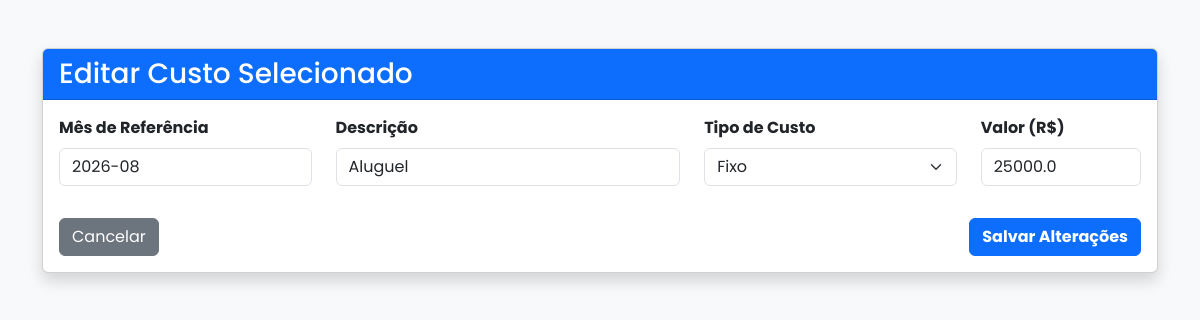
The app's page /editar_custo/1, older data.
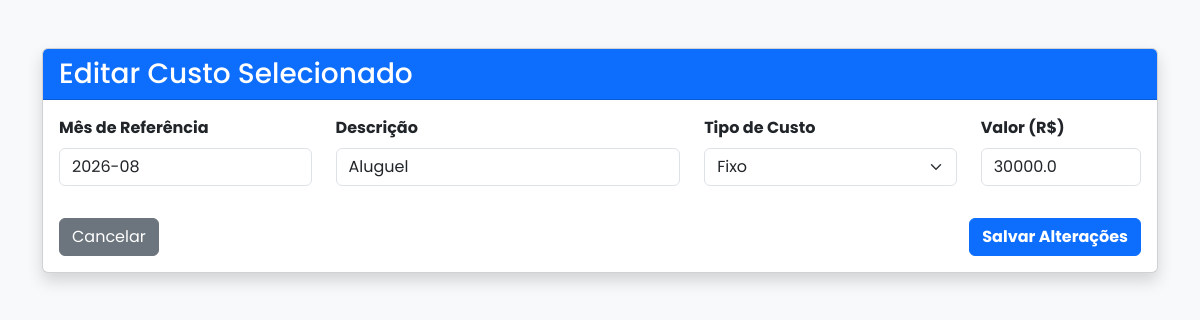
The same page, newer data.
### app.py (models this page shows)
class CustoCD(db.Model):
    id = db.Column(db.Integer, primary_key=True)
    cd_id = db.Column(db.Integer, db.ForeignKey('centro_distribuicao.id'), nullable=False)
    mes_referencia = db.Column(db.String(7), nullable=False)  # Ex: "2026-08"
    descricao_item = db.Column(db.String(150), nullable=False) # Ex: Aluguel, Fita Stretch
    tipo_custo = db.Column(db.String(50), nullable=False)      # Fixo, Variável ou Mão de Obra
    valor = db.Column(db.Float, nullable=False)

### app.py (the view, shortened to what this page needs)
@app.route('/editar_custo/<int:custo_id>', methods=['GET', 'POST'])
def editar_custo(custo_id):
    custo_atual = CustoCD.query.get_or_404(custo_id)
    return render_template('editar_custo.html', custo=custo_atual)

### templates/editar_custo.html (shortened to what this page needs)
<!DOCTYPE html>
<html lang="pt-br">
<head>
    <link href="https://cdn.jsdelivr.net/npm/bootstrap@5.3.0/dist/css/bootstrap.min.css" rel="stylesheet">
    <link rel="stylesheet" href="{{ url_for('static', filename='css/style.css') }}">
</head>
<body class="bg-light">
    <div class="container mt-5">
        <div class="card shadow">
            <div class="card-header bg-primary text-white">
                <h3 class="mb-0">Editar Custo Selecionado</h3>
            </div>
            <div class="card-body">
                <form method="POST">
                    <div class="row">
                        <div class="col-md-3 mb-3">
                            <label class="form-label fw-bold">Mês de Referência</label>
                            <input type="text" class="form-control" name="mes_ref" value="{{ custo.mes_referencia }}" required>
                        </div>
                        <div class="col-md-4 mb-3">
                            <label class="form-label fw-bold">Descrição</label>
                            <input type="text" class="form-control" name="descricao" value="{{ custo.descricao_item }}" required>
                        </div>
                        <div class="col-md-3 mb-3">
                            <label class="form-label fw-bold">Tipo de Custo</label>
                            <select class="form-select" name="tipo">
                                <option value="Fixo" {% if custo.tipo_custo == 'Fixo' %}selected{% endif %}>Fixo</option>
                            </select>
                        </div>
                        <div class="col-md-2 mb-3">
                            <label class="form-label fw-bold">Valor (R$)</label>
                            <input type="number" step="0.01" class="form-control" name="valor" value="{{ custo.valor }}" required>
                        </div>
                    </div>
                    <div class="d-flex justify-content-between mt-3">
                        <a href="{{ url_for('gerenciar_custos', cd_id=custo.cd_id) }}" class="btn btn-secondary">Cancelar</a>
                        <button type="submit" class="btn btn-primary fw-bold">Salvar Alterações</button>
                    </div>
                </form>
            </div>
        </div>
    </div>
</body>
</html>

Row changes from the older to the newer data that the page shows:
changed CustoCD "Aluguel": valor "25000.0" → "30000.0"
